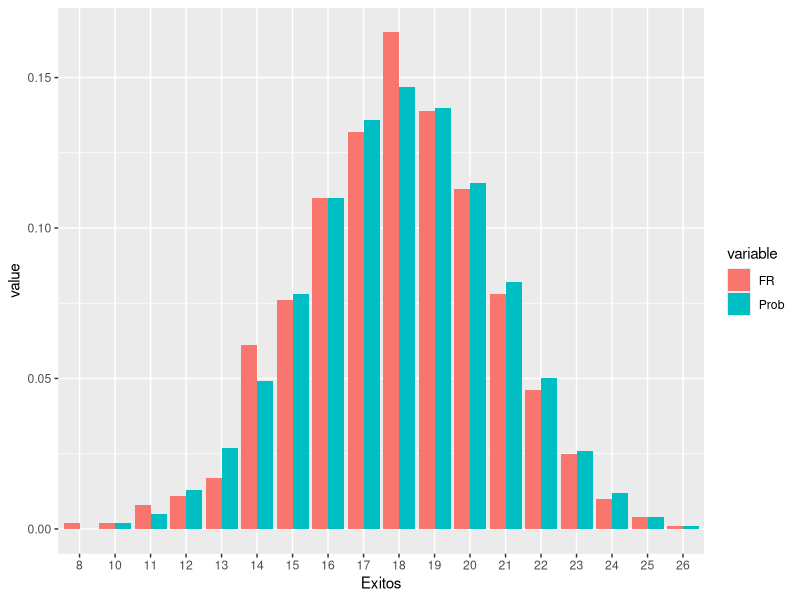
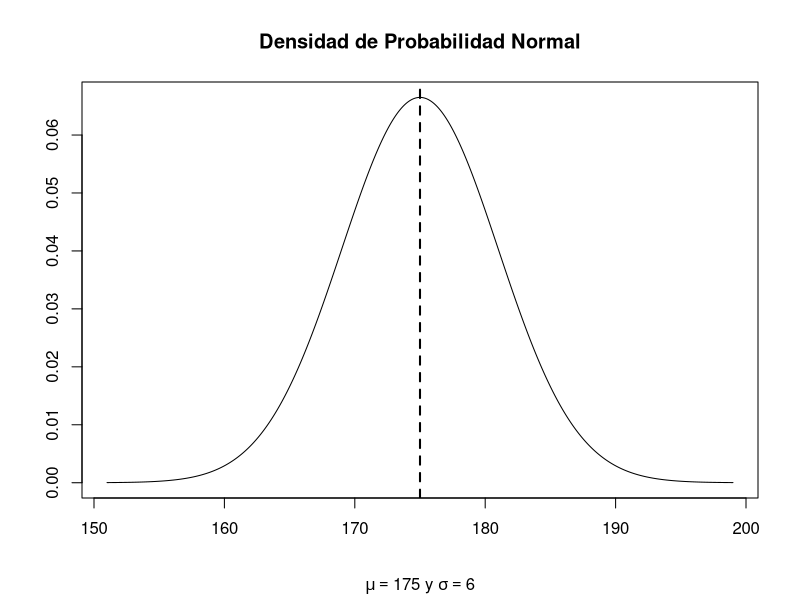
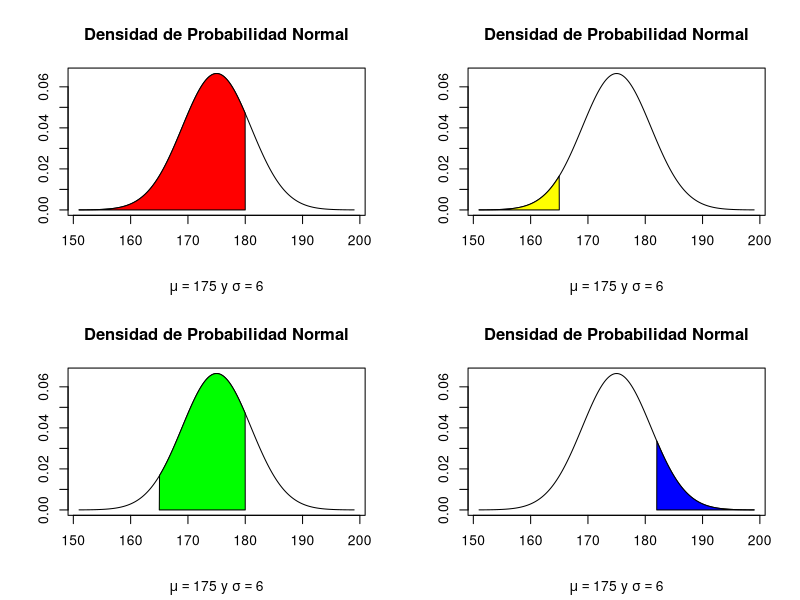
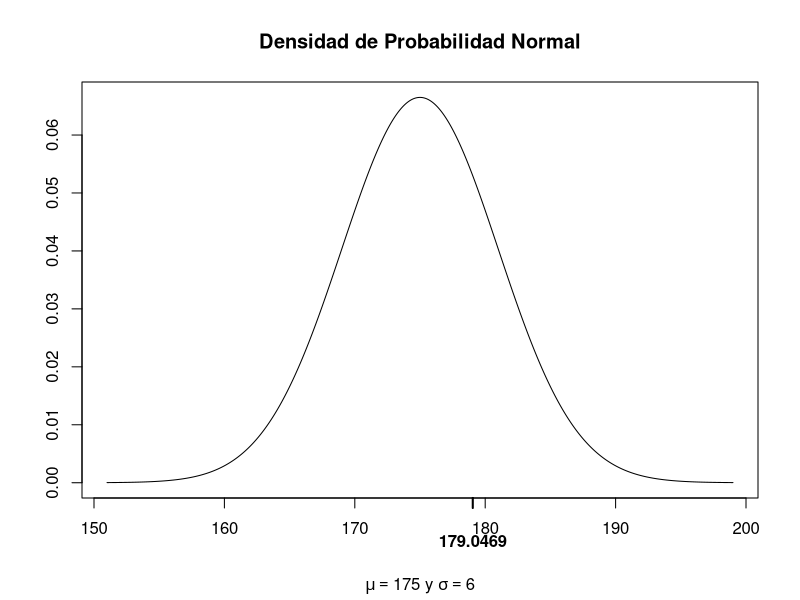
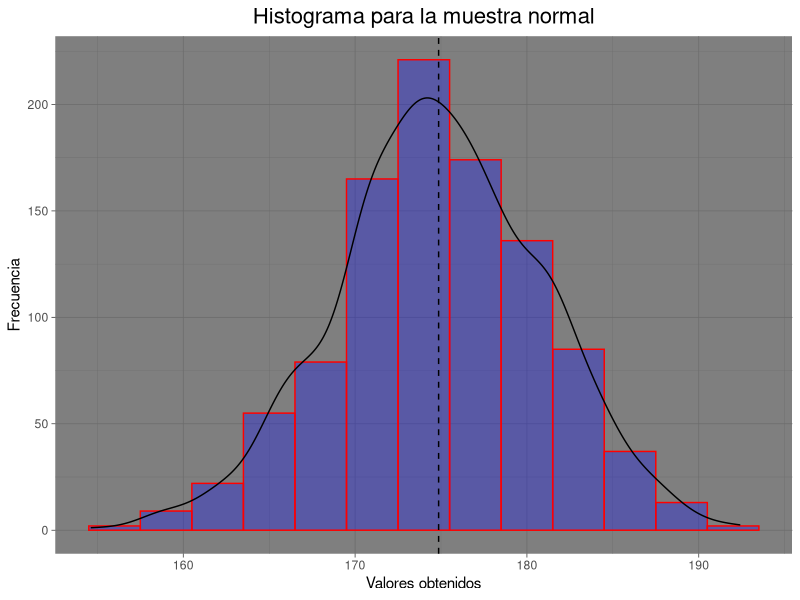
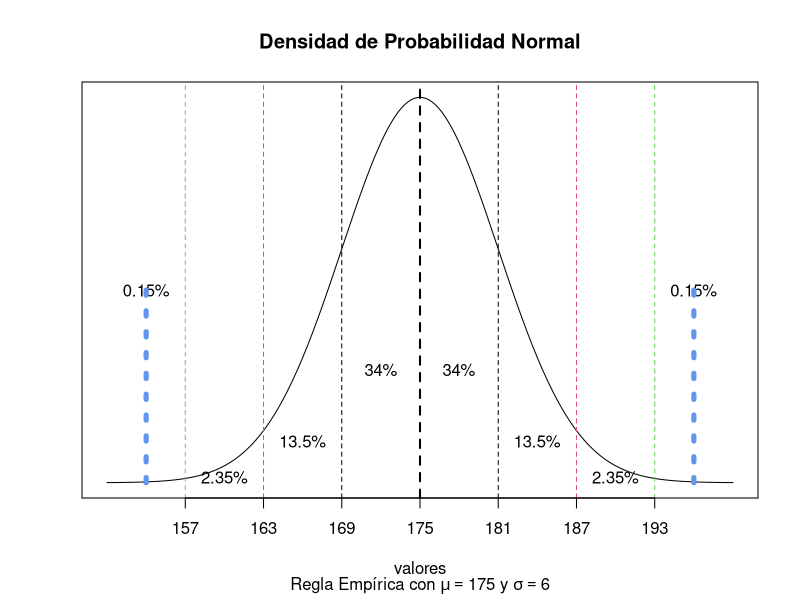
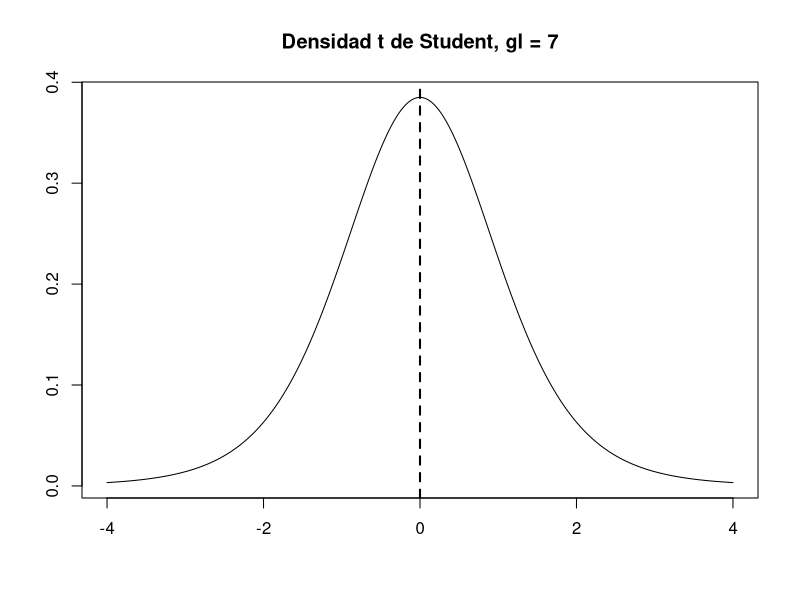
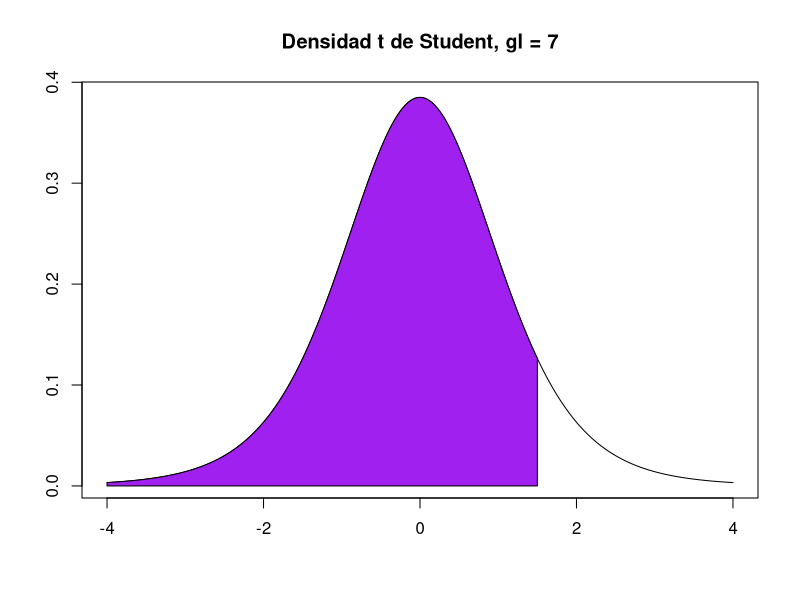

Write R code to recreate these figures, in order.
# Distribuciones binomial, normal y t de Student

library(ggplot2)
library(reshape2)

# Distribución binomial

# En `R` para calcular valores de las funciones de probabilidad, distribución 
# o cuantiles de la distribución binomial (discreta), usamos las funciones dbinom,
# pbinom y  qbinom respectivamente. Para generar muestras aleatorias de esta
# distribución utilizamos la función rbinom.

# Consideremos un experimento binomial con n = 30 pruebas 
# idénticas e independientes, en donde la probabilidad de éxito en cada prueba
# es p = 0.6 (parámetros n = 30 y p = 0.6)

#### Función de probabilidad

# Para obtener P(X = 20), es decir, la probabilidad de observar
# 20 éxitos exactamente, en `R` ejecutamos

dbinom(x = 20, size = 30, prob = 0.6)

#### Función de distribución

# Para obtener P(X <= 20), es decir, la probabilidad de observar
# a lo más 20 éxitos, en `R` corremos

pbinom(q = 20, size = 30, prob = 0.6)

# Para encontrar el valor más pequeño b tal que P(X <= b) >= 0.35,
# es decir, el cuantil de orden 0.35, usamos

#### Cuantiles

qbinom(p = 0.35, size = 30, prob = 0.6) # b = 17

pbinom(q = 16, size = 30, prob = 0.6) # P(X <= 16) = 0.2855 < 0.35
pbinom(q = 17, size = 30, prob = 0.6) # P(X <= 17) = 0.4215 >= 0.35
pbinom(q = 18, size = 30, prob = 0.6) # P(X <= 18) = 0.5689 >= 0.35

#### Muestras aleatorias

# Para obtener una muestra aleatoria de tamaño n = 1000, de la
# distribución binomial con parámetros como especificamos,
# hacemos

set.seed(4857) # Establecemos una semilla, para poder reproducir la muestra en el futuro
muestra <- rbinom(n = 1000, size = 30, prob = 0.6)
length(muestra); muestra[1:3]

# Podemos observar las frecuencias absolutas de los distintos valores
# obtenidos

as.data.frame(table(muestra))

# También podemos observar las frecuencias relativas

(df1 <- as.data.frame(table(muestra)/length(muestra)))

valg <- as.character(df1$muestra) # distintos valores generados por rbinom
(valg <- as.numeric(valg)) # Convertimos a números

# Las frecuencias relativas son muy parecidas a las siguientes probabilidades

(v1 <- round(sapply(valg, dbinom, size = 30, p = 0.6), 3))

# Combinamos df1 y v1 en un único data frame

(df2 <- cbind(df1, v1))
(names(df2) <- c("Exitos", "FR", "Prob"))

(df2 <- melt(df2)) # función del paquete reshape2

# Las frecuencias relativas son muy parecidas a las probabilidades.

ggplot(df2, aes(x = Exitos, y = value, fill = variable)) + 
  geom_bar (stat="identity", position = "dodge") # Funciones del paquete ggplot2

# Distribución normal

# En `R` para calcular valores de las funciones de densidad, distribución 
# o cuantiles de la distribución normal (continua), usamos las funciones dnorm,
# pnorm y  qnorm respectivamente. Para generar muestras aleatorias de esta
# distribución utilizamos la función rnorm.

# Consideremos una variable aleatoria (v.a.) X que se distribuye como normal
# con media 175 y desviación estándar 6 (parámetros mu = 175 y sigma = 6)

#### Función de densidad

x <- seq(-4, 4, 0.01)*6 + 175 # Algunos posibles valores que puede tomar la v.a. X (mínimo: mu-4sigma, máximo: mu+4sigma)
y <- dnorm(x, mean = 175, sd = 6) # Valores correspondientes de la función de densidad de probabilidad

plot(x, y, type = "l", xlab = "", ylab = "")
title(main = "Densidad de Probabilidad Normal", sub = expression(paste(mu == 175, " y ", sigma == 6)))
abline(v = 175, lwd = 2, lty = 2) # La media es 175 

#### Función de distribución

# Para obtener P(X <= 180), es decir, la probabilidad de que X tome un valor
# menor o igual a 180, ejecutamos

pnorm(q = 180, mean = 175, sd = 6)

par(mfrow = c(2, 2))
# Observemos la región que corresponde a esta probabilidad en la siguiente gráfica en color rojo

plot(x, y, type = "l", xlab = "", ylab = "")
title(main = "Densidad de Probabilidad Normal", sub = expression(paste(mu == 175, " y ", sigma == 6)))

polygon(c(min(x), x[x<=180], 180), c(0, y[x<=180], 0), col="red")

# Para obtener P(X <= 165), es decir, la probabilidad de que X tome un valor
# menor o igual a 165, ejecutamos

pnorm(q = 165, mean = 175, sd = 6)

# Observemos la región que corresponde a esta probabilidad en la siguiente gráfica en color amarillo

plot(x, y, type = "l", xlab = "", ylab = "")
title(main = "Densidad de Probabilidad Normal", sub = expression(paste(mu == 175, " y ", sigma == 6)))

polygon(c(min(x), x[x<=165], 165), c(0, y[x<=165], 0), col="yellow")

# Para obtener P(165 <= X <= 180), es decir, la probabilidad de que X tome un valor
# mayor o igual a 165 y menor o igual a 180, debemos correr

pnorm(q = 180, mean = 175, sd = 6) - pnorm(q = 165, mean = 175, sd = 6)

# Observemos la región que corresponde a esta probabilidad en la siguiente gráfica en color verde

plot(x, y, type = "l", xlab="", ylab="")
title(main = "Densidad de Probabilidad Normal", sub = expression(paste(mu == 175, " y ", sigma == 6)))

polygon(c(165, x[x>=165 & x<=180], 180), c(0, y[x>=165 & x<=180], 0), col="green")

# Para obtener P(X >= 182), es decir, la probabilidad de que X tome un valor
# mayor o igual a 182, una alternativa es 

pnorm(q = 182, mean = 175, sd = 6, lower.tail = FALSE)

# Observemos la región que corresponde a esta probabilidad en la siguiente gráfica en color azul

plot(x, y, type = "l", xlab="", ylab="")
title(main = "Densidad de Probabilidad Normal", sub = expression(paste(mu == 175, " y ", sigma == 6)))

polygon(c(182, x[x>=182], max(x)), c(0, y[x>=182], 0), col="blue")

dev.off() # Para mostrar solo una gráfica

#### Cuantiles

# Para encontrar el número b, tal que P(X <= b) = 0.75, es decir,
# el cuantil de orden 0.75, ejecutamos

(b <- qnorm(p = 0.75, mean = 175, sd = 6)) 

# Comprobamos

pnorm(b, 175, 6)

# El cuantil se encuentra en el eje de medición (eje horizontal)

plot(x, y, type = "l", xlab="", ylab="")
title(main = "Densidad de Probabilidad Normal", sub = expression(paste(mu == 175, " y ", sigma == 6)))

axis(side = 1, at = b, font = 2, padj = 1, lwd = 2)

#### Muestras aleatorias

# Para generar una muestra aleatoria de tamaño n = 1000 de la v.a. X
# corremos la siguiente instrucción

set.seed(7563) # Para poder reproducir la muestra en el futuro
muestra <- rnorm(n = 1000, mean = 175, sd = 6)
length(muestra); mdf <- as.data.frame(muestra)
tail(mdf)

# Observamos que el histograma de la muestra generada tiene forma de campana
# Similar a la densidad de una normal

ggplot(mdf, aes(muestra)) + 
  geom_histogram(colour = 'red', 
                 fill = 'blue',
                 alpha = 0.3, # Intensidad del color fill
                 binwidth = 3) + 
  geom_density(aes(y = 3*..count..))+
  geom_vline(xintercept = mean(mdf$muestra), linetype="dashed", color = "black") + 
  ggtitle('Histograma para la muestra normal') + 
  labs(x = 'Valores obtenidos', y = 'Frecuencia')+
  theme_dark() +
  theme(plot.title = element_text(hjust = 0.5, size = 16))  

#### Regla empírica

mean <- 175; sd <- 6
x <- seq(mean-4*sd, mean+4*sd, 0.01)
y <- dnorm(x, mean, sd)
plot(x, y, type = "l", xlab="valores", ylab = "", xaxt = "n", yaxt = "n")
title(main = "Densidad de Probabilidad Normal", sub = expression(paste("Regla Empírica con ", mu == 175, " y ", sigma == 6)))
abline(v=mean, lty = 2, lwd = 2)
for(k in c(-3, -2, -1, 1, 2, 3)) abline(v = mean+k*sd, lty = 2, col = abs(k))
ps <- c(mean - 3*sd, mean - 2*sd, mean - sd, mean, mean + sd, mean + 2*sd, mean + 3*sd)
axis(side = 1, at = ps)
x0 <- NULL
for(i in 1:length(ps)-1) x0 <- c(x0, (ps[i]+ps[i+1])/2)
y0 <- dnorm(x0, mean, sd)*1/3
text(x = x0, y = y0, labels = c("2.35%", "13.5%", "34%", "34%", "13.5%", "2.35%"))
x1 <- (x[1]+ps[1])/2; y1 <- dnorm(mean, mean, sd)*1/2
xf <- (x[length(x)]+ps[length(ps)])/2; yf <- dnorm(mean, mean, sd)*1/2
text(x = c(x1, xf), y = c(y1, yf), labels = c("0.15%", "0.15%"))
segments(x0 = x1, y0 = 0, x1 = x1, y1 = y1,               # Draw one line as in Example 1
         col = "cornflowerblue",                               # Color of line
         lwd = 5,                                              # Thickness of line
         lty = "dotted")     
segments(x0 = xf, y0 = 0, x1 = xf, y1 = yf,               
         col = "cornflowerblue",                               
         lwd = 5,                                              
         lty = "dotted")     

# Distribución t de Student

# En `R` para calcular valores de las funciones de densidad, distribución 
# o cuantiles de la distribución t de Student (continua), usamos las funciones dt,
# pt y  qt respectivamente. Para generar muestras aleatorias de esta
# distribución utilizamos la función rt.

# Consideremos una variable aleatoria (v.a.) T que se distribuye como t
# de Student con 7 grados de libertad (gl) (parámetro gl = 7)

#### Función de densidad

x <- seq(-4, 4, 0.01) # Algunos valores que puede tomar la v.a. T con 7 gl
y <- dt(x, df = 7) # Valores correspondientes de la densidad t de Student con 7 gl
plot(x, y, type = "l", main = "Densidad t de Student, gl = 7", xlab="", ylab="")
abline(v = 0, lwd=2, lty=2)

#### Función de distribución

# Para encontrar P(T <= 1.5), ejecutamos la siguiente instrucción

pt(q = 1.5, df = 7)

# Observemos la región que corresponde a esta probabilidad en la siguiente gráfica

plot(x, y, type = "l", main = "Densidad t de Student, gl = 7", xlab="", ylab="")
polygon(c(min(x), x[x<=1.5], 1.5), c(0, y[x<=1.5], 0), col="purple")

# Para encontrar P(T >= 2), ejecutamos

pt(q = 2, df = 7, lower.tail = FALSE)

# Observemos la región que corresponde a esta probabilidad en la siguiente gráfica

plot(x, y, type = "l", main = "Densidad t de Student, gl = 7", xlab="", ylab="")

polygon(c(2, x[x>=2], max(x)), c(0, y[x>=2], 0), col="orange")

#### Cuantiles

# Para encontrar el número d tal que P(T <= d) = 0.025, es decir, 
# el cuantil de orden 0.025, corremos la siguiente instrucción

(d <- qt(p = 0.025, df = 7))

# comprobamos

pt(q = d, df = 7)

# Mostramos el cuantil contrado en el eje de medición (eje horizonta)

plot(x, y, type = "l", main = "Densidad t de Student, gl = 7", xlab="", ylab="")
axis(side = 1, at = d, font = 2, padj = 1, lwd = 2)

#### Muestras aleatorias

# Para generar una muestra aleatoria de tamaño n = 1000 de la v.a. T
# corremos la siguiente instrucción

set.seed(777) # Para poder reproducir la muestra en el futuro
muestra <- rt(n = 1000, df = 7)
length(muestra); mdf <- as.data.frame(muestra)
tail(mdf)

# Observamos que el histograma de la muestra generada tiene forma de campana
# similar a la densidad t de Student

ggplot(mdf, aes(muestra)) + 
  geom_histogram(colour = 'green', 
                 fill = 'orange',
                 alpha = 0.7, # Intensidad del color fill
                 binwidth = 0.5) + 
  geom_density(aes(y = 0.5*..count..))+
  geom_vline(xintercept = mean(mdf$muestra), linetype="dashed", color = "black") + 
  ggtitle('Histograma para la muestra t de Student') + 
  labs(x = 'Valores obtenidos', y = 'Frecuencia')+
  theme_light() +
  theme(plot.title = element_text(hjust = 0.5, size = 16))  

